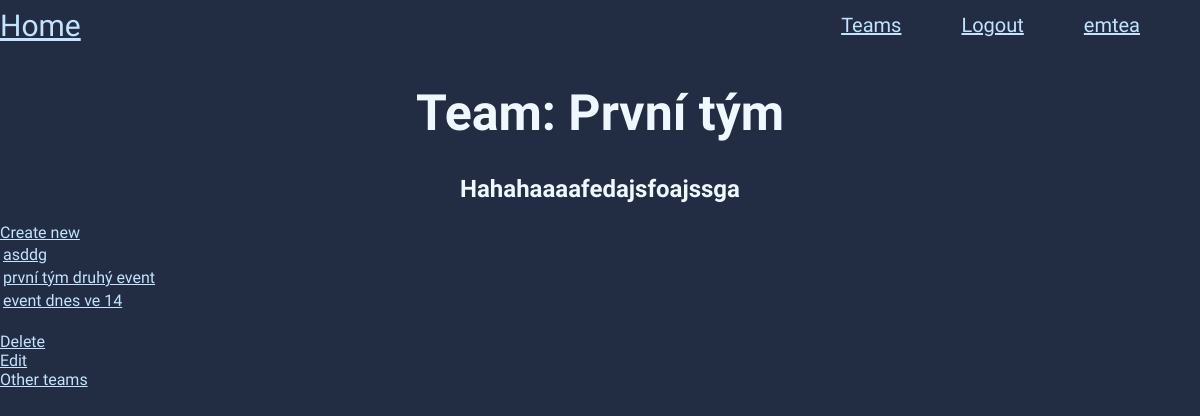
Before: /team/1/ (signed in) with the older database file.
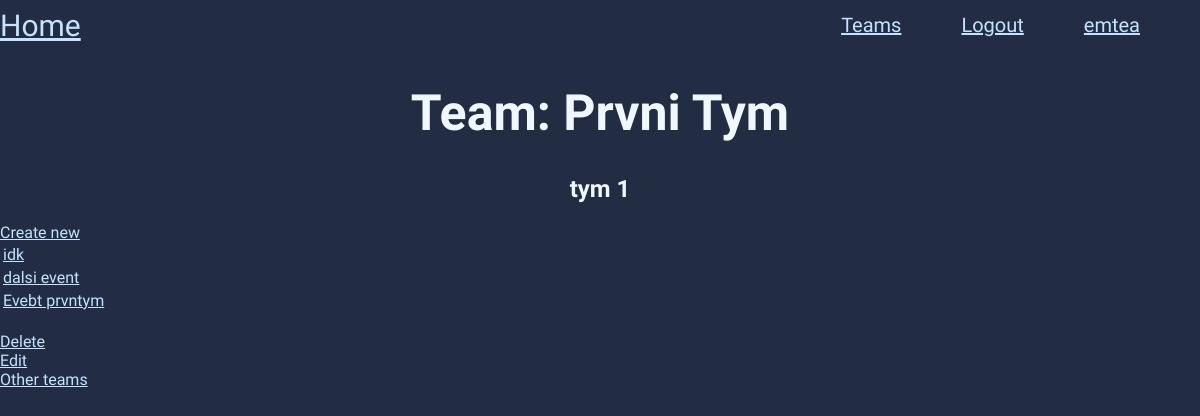
After: the same page with the newer database file.
### main/models.py (models this page shows, shortened)
class Team(models.Model):
    user = models.ForeignKey(User, on_delete=models.CASCADE, null=False, blank=False)
    title = models.CharField(max_length=100)
    description = models.TextField(null=True, blank=True)
    created = models.DateTimeField(auto_now_add=True)
    def __str__(self):
        return self.title
    class Meta:
        ordering = ['created']

class Event(models.Model):
    motherteam = models.ForeignKey('Team', on_delete=models.CASCADE)
    user = models.ForeignKey(User, on_delete=models.CASCADE)
    title = models.CharField(max_length=200)
    description = models.TextField(null=True, blank=True)
    place = models.TextField(null=True, blank=True)
    when = models.DateTimeField()
    class Meta:
        ordering = ['when']

### main/views.py (the view)
# urls.py: path('team/<int:pk>/', TeamDetail.as_view(), name='team-detail'),
class TeamDetail(LoginRequiredMixin, DetailView, TeamMixin):
    model = Team
    context_object_name = 'team'
    def get_context_data(self, **kwargs):
        context = super(TeamDetail, self).get_context_data(**kwargs)
        context['events'] = Event.objects.filter(motherteam_id=self.kwargs['pk']).order_by('-when')
        return context

### main/templates/main/team_detail.html
{% extends "base.html" %} {% block title %}List{% endblock %}
{% block content %}
<h1>Team: {{team}}</h1>
<h2>{{team.description}}</h2>
<a href="{% url 'event-create' %}">Create new</a><br>
<table class="event-list">
{% for event in events %}
<tr>
    <td class="table-title">
        <a href="{% url 'event' event.id %}">{{event.title}}</a>
    </td>
</tr>
{% empty %}
<h2>No events in this team</h2>
{% endfor %}
</table>
<br>
<a href="{% url 'team-delete' team.id %}">Delete</a><br>
<a href="{% url 'team-update' team.id %}">Edit</a><br>
<a href="{% url 'teams' %}">Other teams</a>
{% endblock %}

Changed rows visible on the page:
removed Event: title "asddg"
no longer on this page (row edited): Event: title "první tým druhý event"
removed Event: title "event dnes ve 14"
changed Team: title "První tým" → "Prvni Tym"; description "Hahahaaaafedajsfoajssga" → "tym 1"
now on this page (row edited): Event: title "idk"
now on this page (row edited): Event: title "dalsi event"
added Event: title "Evebt prvntym"
